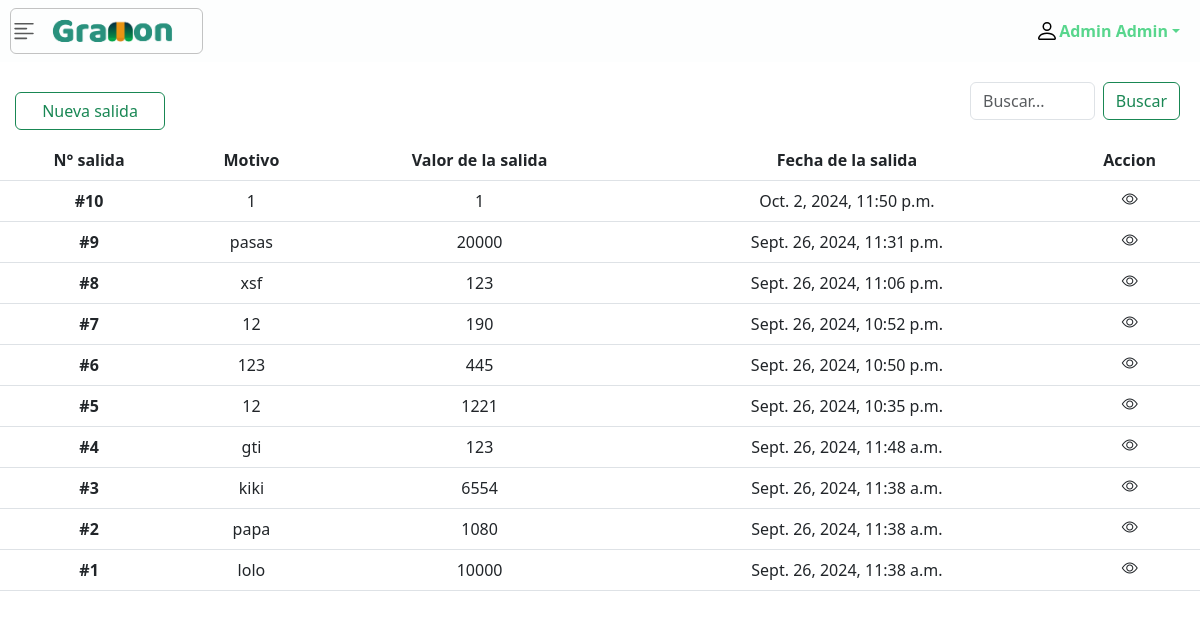
Page /list/departures (signed in) on the earlier database version.
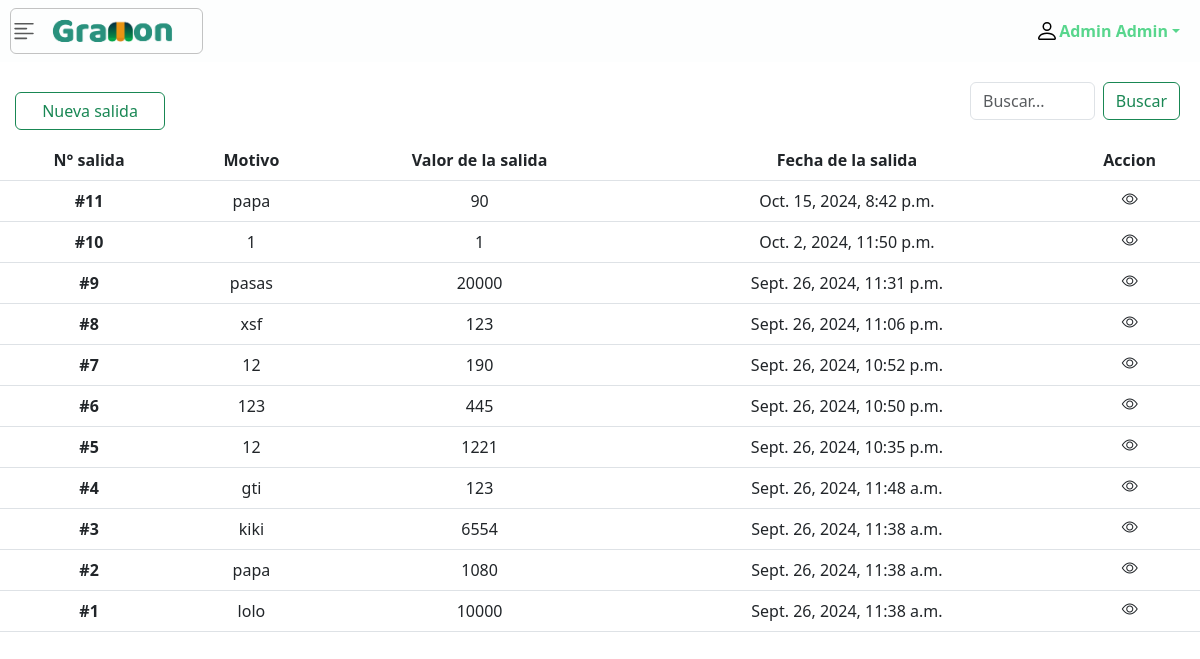
Same page on the later database version.
### apps/Departures/models.py (models this page shows, shortened)
class Departures(models.Model):
    name = models.CharField(max_length=100)
    exit_price = models.DecimalField(max_digits=10, decimal_places=0)
    created_at = models.DateTimeField(auto_now_add=True)
    user = models.ForeignKey(User, on_delete=models.CASCADE)

### apps/Departures/views.py (the view)
# urls.py: path('list/departures',DeparturesListView.as_view() ,name='list_departures'),
class DeparturesListView(LoginRequiredMixin,ListView):
    model = Departures
    template_name = "departures/list_departures.html"
    context_object_name = 'history_departures'
    ordering = ['-id']
    paginate_by = 15
    login_url = reverse_lazy('user_app:login')

### templates/departures/list_departures.html (shortened to what this page needs)
{% extends 'base.html' %}
{% load static %}
{% block head %}
    <link rel="stylesheet" href="{% static 'css/departures_css/list_departures.css' %}">
{% endblock head %}
{% block content %}
    <div class="d-flex justify-content-between align-items-center" style="width: 100%;">
        <a style="width: 150px; text-align: center; margin-top: 20px; margin-left: 15px;" class="btn btn-outline-success" role="button" id="modal_add_departure">
            Nueva salida
        </a>
        <div class="d-flex" style="padding: 20px 20px; width: 250px;">
            <input class="form-control me-2" type="search" placeholder="Buscar..." aria-label="Search" name="search_departure" id="search_departure">
            <button class="btn btn-outline-success" id="botom_search_departure">Buscar</button>
        </div>
    </div>
    <div class="table-responsive">
        <table class="table table-hover" style="text-align: center;">
            <thead>
                <tr>
                    <th scope="col">N° salida</th>
                    <th scope="col">Motivo</th>
                    <th scope="col">Valor de la salida</th>
                    <th scope="col">Fecha de la salida</th>
                    <th scope="colgroup">Accion</th>
                </tr>
            </thead>
            <tbody class="showResults">
                {% for departure in history_departures%}
                <tr>
                    <th scope="row">#{{departure.id}}</th>
                    <td>{{departure.name}}</td>
                    <td>{{departure.exit_price}}</td>
                    <td>{{departure.created_at}}</td>
                    <td style="text-align: center;">
                        <i class="bi bi-eye visualizer" data-id="{{departure.id}}"></i>
                    </td>
                </tr>
                {% endfor %}
            </tbody>
        </table>
    </div>
{% endblock content %}

Differences in the rows shown:
added Departures: id "11", name "papa", exit_price "90", created_at "Oct. 15, 2024, 8:42 p.m."
